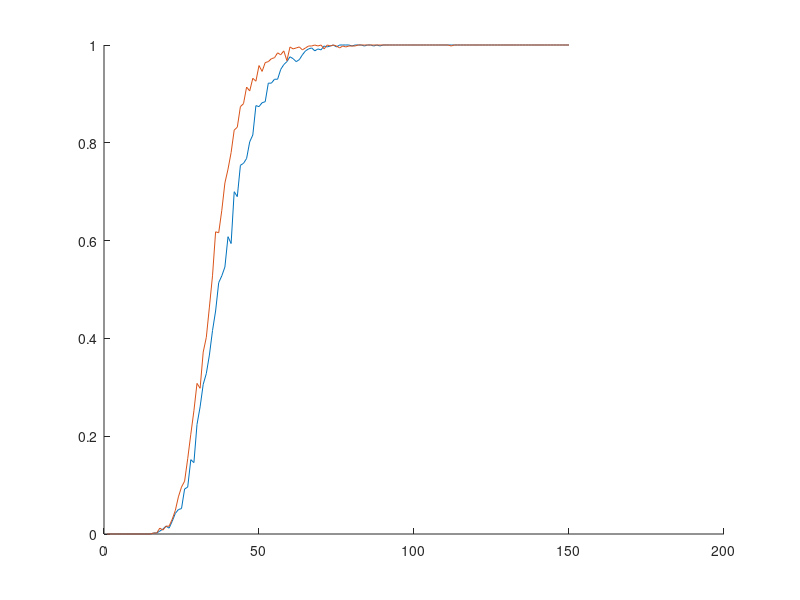

MATLAB code for this plot:
% Malioutov plot
load('mosek_noisless.mat');
load('linprog_noisless.mat')
figure;
hold on
plot(1:m_step:m_max,result);

plot(1:m_step_lin:m_max_lin,result_lin);